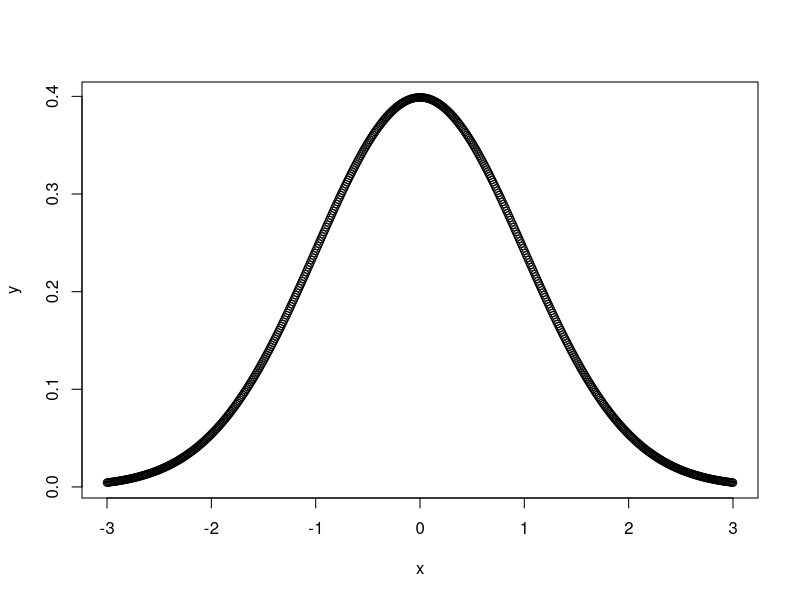
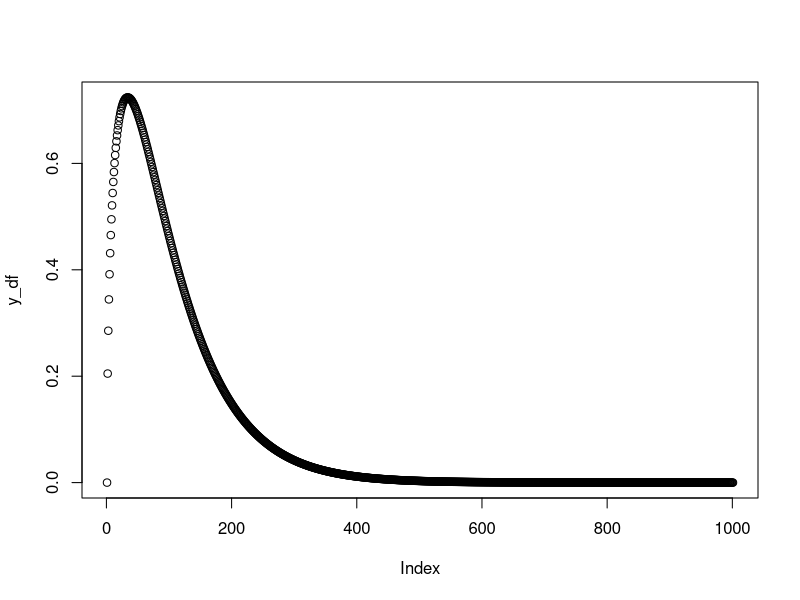
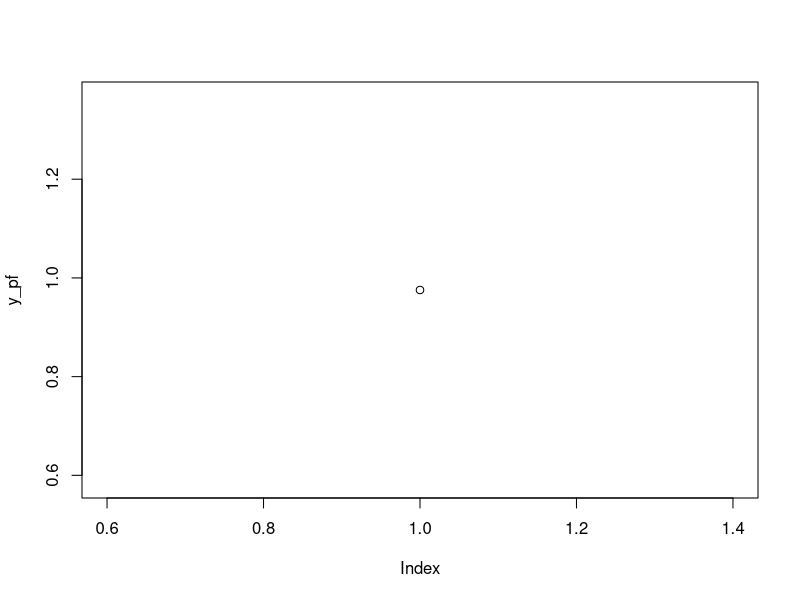
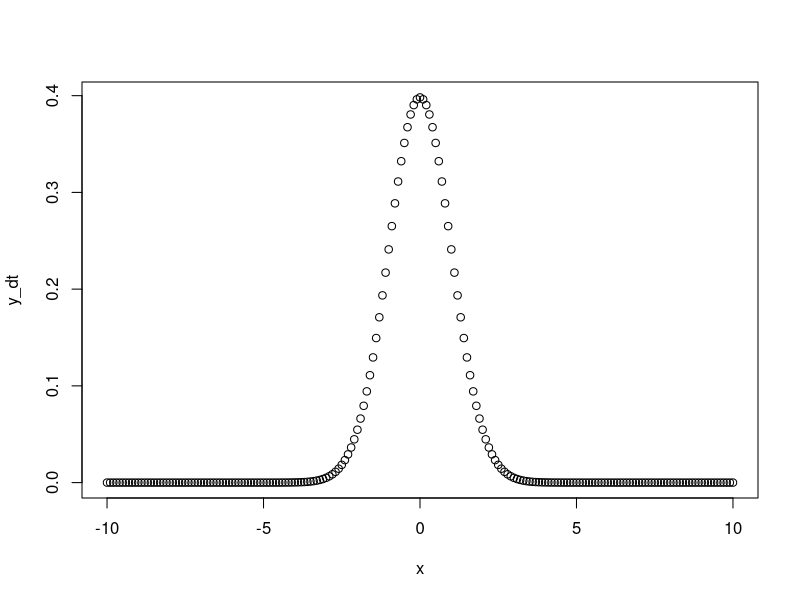

The R source for these figures, in order: (Note: this script raises an error after producing the figures.)
#basics
    #loop
    pp <- 0
    for (i in 1:100){
        pp <- pp + i
    }
    pp                 # = sum(1:100)

    #working directory
    getwd()            #showing current working directory
    setwd("Users/raymond/Desktop/R") #setting working directory

    #help
    help(mean)         #getting help, code = ?

    #calculating
    (1 + 1 / 100)^100      # ^ being the power, or **
    15 %% 5                # %% to show remainder
    15 %/% 5               # %/% to show quotion
    exp(1)                 # exp() to show explonatial
    options(digit = 2)     # changing the digit showed
    floor(pi)              # finding integin lower than pi
    ceiling(pi)            # finding integin higher than pi
    round(3.1)             # rounding this number to integin

    # object
    (x <- seq(from = 1, to = 100, by = 20)) # abbreviated seq(1, 100, 20)
    length(x)
    x <- c(1, 2, 3)          # c means combine, that x is assigned with 3 num
    y <- c(2, 4, 6)
    (z <- x * y)
    (z <- y ^ x)



#normal distribution
    #making a normal distribution plot：dnorm()
x <- seq(-3, 3, 0.01)   #seq(first number, last number, by what space)
length(x)               # how many number in sequence x, should be 600+1
y <- dnorm(x, mean = 0, sd = 1, log = FALSE) # let y = normal distribution of x
plot(x, y)              # draw the graph of x versus y
y [1]                   # meaning the y value of the first element, which is -3
dnorm(x = -3, mean = 0, sd = 1, log = FALSE) # this line is the meaning of line5
dnorm(-3)               #ok to type this only, since the default is normal distr

    #cummulative probability of normal ditribution : pnorm()
pnorm(0)                #cumulative prob form negative infinate to 0, =0.5
1 - pnorm(1.96)         #cumulative prob from 1.96 to infinate,=right tail prob
pnorm(1.96, lower = FALSE) #same as upper line, meaning left tail= false,=right

    #quantile function = inverse function of pnorm : qnorm
qnorm(0.025)            #meaning when left tail cummulative prob = 0.025 x=?
qnorm(pnorm(1.96))      #showing the inverse funciton feature

    #random number generator : rnorm()
rnorm(10, mean = 5, sd = 3) #generating 10 random number form the normal distri
rnorm(10, 0, 1)             #generating 10 random num form normal distri
rnorm(10)                   #same as upper line, but simpler

#chi-square

    # making a chi-square
    x <- seq(0, 10, 0.01)       #since x of chi-square should always be positive
    y <- dchisq(x, df = 1)      # making a chi-sq, with degree of freedom 1

    #cumulative prob of chi-sq
    options(digits = 3)
    y <- pchisq(27.77778, df = 1, lower.tail = FALSE)
    options(digits = 4)
    pchisq(7.779, df = 4, lower.tail = FALSE)
    
    
    #quantile function of chi-sq = inverse function of pchisq
    qchisq(0.08427008, df = 1)

    #generate random number form chi-sq distri
    rchisq(10, df = 1)

# F-test
    #making a F-test
    y_df <- df(x, df1 = 3, df2 = 194, log = FALSE)
    plot(y_df)
    y_df[600]

    #cumulative prob
    y_pf <- pf(3.2, df1 = 3, df2 = 194)
    plot(y_pf)
    y_pf

    #quantile prob = inverse of cumulative prob
    y_qf <- qf(0.003852968, df1 = 3, df2 = 194)
    y_qf

# t-test
    #making a t-test
    x <- seq(-10, 10, 0.1)
    y_dt <- dt(x, df = 136, log = FALSE)
    plot(x, y_dt)

    #cumulative prob
    y_pt <- pt(-2.08, df = 136)
    y_pt

    # p-value = y_pt*2 # nolint

    #quantile prob
    y_qt <- qt(0.020, df = 136)
    y_qt

#maling a plot：plot()
plot(x, y)              #maling a plot of x vs.y
plot(x, y, type = "l")  #making a line plot
plot(x, y, type = "l", lty = 2) #line type = 2 will make a dashline
plot(x, y, type = "l", lty = 3) #line type = 3 will make a dot line
plot(x, y, type = "l", lwd = 3) #lwd = line width

#matix
y_1 <- matrix(c(1, 2, 3, 4), 2, 2, byrow = TRUE) # matrix byrow
y_2 <- matrix(c(1, 2, 3, 4), 2, 2, byrow = FALSE) # matrix column
z_1 <- y_1 * y_2 # not matrix multiplication
z_2 <- y_1 * y_2 # matrix multiplication

#loop
ss <- 0
for (i in 1:100){
    ss <- ss + i
    }             # i being an index number(essential for loop)
ss                # ss equals sum(1:100)

#readfiles
getwd()                          #checking working directory
setwd("/Users/raymond/Desktop/") # setting working directory as file
seizure1 <- read.csv("seizure.csv") #reading file
head(seizure1)                      #see the first 6 rows of d file
tail(seizure1)                      #see the last 6 rows of d file
dim(seizure1)                      #see dimension, 290 rows, 6 columns

#example
oo <- lm(formula = y ~ trt + bline + age, data = seizure1)
summary(oo)

x <- cbind(rep(1, nrow(seizure1)), seizure1$trt, seizure1$bline, seizure1$age)
solve(t(x) %*% x) %*% t(x) %*% matrix(seizure1$y, ncol = 1)


r <- 0.6934
p <- 0.2210
q = 0.0856 # nolint
EM.function <- function(p, q, r){
    x1 <- c()
    x2 <- c()
    x3 <- c()
    x4 <- c()
    x5 <- c()
    x6 <- c()
    i <- 1
    a <- 200
    b <- 60
    o <- 300
    ab <- 40
    done <- FALSE
    while (!done) {
        if (i < 16) {
        x1[i] <- a * (p^2 / (p^2 + 2 * p * r))
        x2[i] <- a * (2 * p * r / (p^2 + 2 * p * r))
        x3[i] <- b * (q^2 / (q^2 + 2 * q * r))
        x4[i] <- b * (2 * q * r / (q^2 + 2 * p * r))
        x5[i] <- o
        x6[i] <- ab
        SUM <- sum(x1[i], x2[i], x3[i], x4[i], x5[i], x6[i])
        p <- (2 * x1[i] + x2[i] + x6[i]) / 2 * SUM # nolint
        q <- (2 * x3[i] + x4[i] + x6[i]) / 2 * SUM # nolint
        r <- (2 * x5[i] + x2[i] + x4[i]) / 2 * SUM # nolint
        i <- i + 1
        }else {
            done <- TRUE
        }
    }
answer <- cbind(x1, x2, x3, x4, x5, x6)
return(p, q, r)
}
EM.function(0.2210, 0.0856, 0.6935)
write.table(EM.function(0.2210, 0.0856, 0.6935), file ="m2.txt", quote = FALSE, row.names = TRUE, col.names = TRUE)
getwd()
setwd("/Users/raymond/Desktop/R")

options(digits = 5)
EM.function <- function(x1, x2, x3, x4, x5, x6){
    p <- c()
    q <- c()
    r <- c()
    i <- 1
    a <- 200
    b <- 60
    o <- 300
    ab <- 40
    done <- FALSE
    while (!done) {
        if (i < 16) {
        p[i] <- (2 * x1 + x2 + x6) / (2 * sum(x1, x2, x3, x4, x5, x6)) # nolint
        q[i] <- (2 * x3 + x4 + x6) / (2 * sum(x1, x2, x3, x4, x5, x6)) # nolint
        r[i] <- (2 * x5 + x2 + x4) / (2 * sum(x1, x2, x3, x4, x5, x6)) # nolint
        x1 <- a * (p[i]^2 / (p[i]^2 + 2 * p[i] * r[i]))
        x2 <- a * (2 * p[i] * r[i] / (p[i]^2 + 2 * p[i] * r[i]))
        x3 <- b * (q[i]^2 / (q[i]^2 + 2 * q[i] * r[i]))
        x4 <- b * (2 * q[i] * r[i] / (q[i]^2 + 2 * p[i] * r[i]))
        x5 <- o
        x6 <- ab
        i <- i + 1
        }else {
            done <- TRUE
        }
    }
answer <- cbind(p, q, r)
return(answer)
}
EM.function(27.48756, 172.5124, 3.487709, 22.69725, 300, 40)
write.table(EM.function(27.48756, 172.5124, 3.487709, 22.69725, 300, 40), file ="m4.txt", quote = FALSE, row.names = TRUE, col.names = TRUE)
print.default(EM.function(27.48756, 172.5124, 3.487709, 22.69725, 300, 40), digits = 5)
matplot(EM.function(27.48756, 172.5124, 3.487709, 22.69725, 300, 40), type = c("b"), pch = 1, col = 1:3) 
